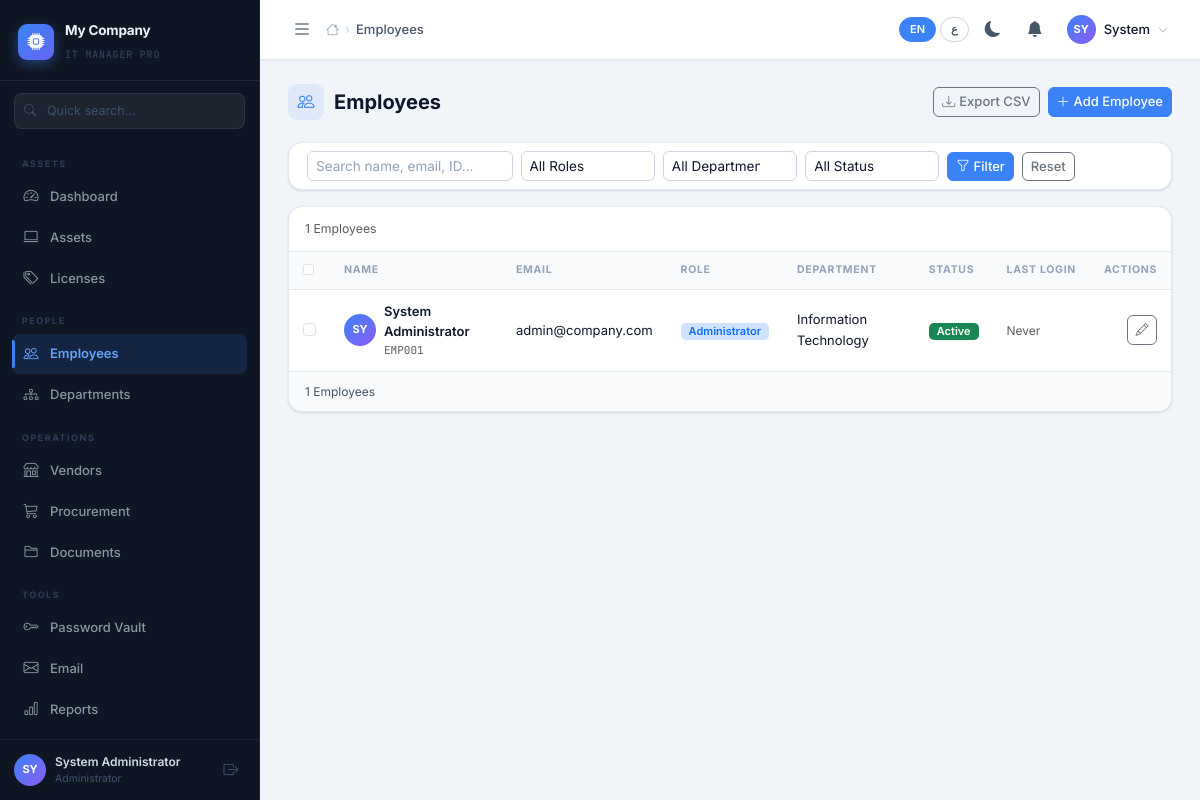
The page /pages/users.php (signed in) on the database its author committed.
### tables this page shows
CREATE TABLE IF NOT EXISTS `users` (
  `id`             INT UNSIGNED AUTO_INCREMENT PRIMARY KEY,
  `username`       VARCHAR(50)  NOT NULL UNIQUE,
  `email`          VARCHAR(150) NOT NULL UNIQUE,
  `password_hash`  VARCHAR(255) NOT NULL,
  `role_id`        INT UNSIGNED NOT NULL,
  `department_id`  INT UNSIGNED NULL,
  `full_name`      VARCHAR(150) NOT NULL,
  `phone`          VARCHAR(30),
  `job_title`      VARCHAR(100),
  `avatar`         VARCHAR(255),
  `employee_id`    VARCHAR(50)  UNIQUE,
  `status`         ENUM('active','inactive','suspended') DEFAULT 'active',
  `vault_key_hash` VARCHAR(255) NULL,
  `vault_salt`     VARCHAR(64)  NULL,
  `theme`          ENUM('light','dark') DEFAULT 'light',
  `language`       ENUM('en','ar')      DEFAULT 'en',
  `last_login`     TIMESTAMP NULL,
  `login_attempts` TINYINT  DEFAULT 0,
  `locked_until`   TIMESTAMP NULL,
  `created_at`     TIMESTAMP DEFAULT CURRENT_TIMESTAMP,
  `updated_at`     TIMESTAMP DEFAULT CURRENT_TIMESTAMP ON UPDATE CURRENT_TIMESTAMP,
  FOREIGN KEY (`role_id`)       REFERENCES `roles`(`id`),
  FOREIGN KEY (`department_id`) REFERENCES `departments`(`id`) ON DELETE SET NULL
);

CREATE TABLE IF NOT EXISTS `roles` (
  `id`          INT UNSIGNED AUTO_INCREMENT PRIMARY KEY,
  `name`        VARCHAR(50)  NOT NULL UNIQUE,
  `description` VARCHAR(255),
  `is_system`   TINYINT(1)   DEFAULT 0,
  `color`       VARCHAR(20)  DEFAULT 'primary',
  `created_at`  TIMESTAMP    DEFAULT CURRENT_TIMESTAMP
);

CREATE TABLE IF NOT EXISTS `departments` (
  `id`          INT UNSIGNED AUTO_INCREMENT PRIMARY KEY,
  `name`        VARCHAR(100) NOT NULL,
  `name_ar`     VARCHAR(100),
  `description` TEXT,
  `manager_id`  INT UNSIGNED NULL,
  `budget`      DECIMAL(15,2) DEFAULT 0,
  `created_at`  TIMESTAMP DEFAULT CURRENT_TIMESTAMP,
  `updated_at`  TIMESTAMP DEFAULT CURRENT_TIMESTAMP ON UPDATE CURRENT_TIMESTAMP
);

### pages/users.php (the view, shortened to what the rows shown need)
<?php
require_once __DIR__ . '/../includes/bootstrap.php';
$auth->requirePermission('users','view');
$page    = max(1,(int)($_GET['page']??1));
$where = []; $params = [];
$w = $where ? 'WHERE '.implode(' AND ',$where) : '';
$sql = "SELECT u.*, r.name as role_name, d.name as dept_name
        FROM users u
        LEFT JOIN roles r ON u.role_id=r.id
        LEFT JOIN departments d ON u.department_id=d.id
        $w ORDER BY u.full_name";
$pag = paginate($db,$sql,$params,$page);
include APP_ROOT . '/includes/header.php';
?>
<div class="page-header">
  <h1 class="page-title"><div class="title-icon"><i class="bi bi-people"></i></div> <?= h(__('emp_title')) ?></h1>
</div>
<div class="table-card">
  <div class="table-responsive">
    <table class="table" id="usersTable">
      <thead><tr>
        <th style="width:36px;"><input type="checkbox" class="form-check-input" id="selectAll"></th>
        <th><?= h(__('field_name')) ?></th>
        <th><?= h(__('field_email')) ?></th>
        <th><?= h(__('field_role')) ?></th>
        <th><?= h(__('field_department')) ?></th>
        <th><?= h(__('field_status')) ?></th>
        <th><?= h(__('field_last_login')) ?></th>
        <th class="text-end"><?= h(__('field_actions')) ?></th>
      </tr></thead>
      <tbody>
        <?php foreach($pag['records'] as $u): ?>
        <tr>
          <td><input type="checkbox" class="form-check-input row-cb" value="<?= $u['id'] ?>"></td>
          <td>
            <div class="d-flex align-items-center gap-2">
              <div style="width:32px;height:32px;border-radius:50%;background:linear-gradient(135deg,var(--primary),var(--purple));display:flex;align-items:center;justify-content:center;color:#fff;font-size:11px;font-weight:700;overflow:hidden;flex-shrink:0;">
                <?php if($u['avatar']&&file_exists(UPLOAD_DIR.'avatars/'.$u['avatar'])): ?><img src="<?=APP_URL?>/uploads/avatars/<?=h($u['avatar'])?>" style="width:100%;height:100%;object-fit:cover;"><?php else: ?><?=h(mb_strtoupper(mb_substr($u['full_name'],0,2)))?><?php endif;?>
              </div>
              <div>
                <div class="fw-semibold" style="font-size:13px;"><?= h($u['full_name']) ?></div>
                <?php if($u['employee_id']): ?><div class="mono text-muted" style="font-size:11px;"><?= h($u['employee_id']) ?></div><?php endif; ?>
              </div>
            </div>
          </td>
          <td style="font-size:13px;"><?= h($u['email']) ?></td>
          <td><span class="badge bg-primary-subtle text-primary"><?= h($u['role_name']) ?></span></td>
          <td style="font-size:13px;"><?= h($u['dept_name'] ?? '—') ?></td>
          <td><?= userStatusBadge($u['status']) ?></td>
          <td style="font-size:12px;"><?= $u['last_login'] ? formatDate($u['last_login']) : '<span class="text-muted">'.h(__('emp_never')).'</span>' ?></td>
          <td class="text-end">
            <?php if($auth->can('users','edit')): ?>
            <button class="btn btn-icon btn-sm btn-outline-secondary" onclick="editUser(<?= $u['id'] ?>)" title="<?= h(__('btn_edit')) ?>"><i class="bi bi-pencil"></i></button>
            <?php endif; ?>
          </td>
        </tr>
        <?php endforeach; ?>
      </tbody>
    </table>
  </div>
</div>
<?php include APP_ROOT . '/includes/footer.php'; ?>

### includes/header.php (shortened to what the rows shown need)
<?php
$currentUser = $auth->getUser();
$theme       = $auth->getTheme();
$lang        = $auth->getLang();
$isRTL       = ($lang === 'ar');
$dir         = $isRTL ? 'rtl' : 'ltr';
?>
<!DOCTYPE html>
<html lang="<?= h($lang) ?>" dir="<?= $dir ?>" data-bs-theme="<?= h($theme) ?>">
<head>
<link rel="stylesheet" href="https://cdn.jsdelivr.net/npm/bootstrap@5.3.3/dist/css/bootstrap.min.css">
<link rel="stylesheet" href="https://cdn.jsdelivr.net/npm/bootstrap-icons@1.11.3/font/bootstrap-icons.min.css">
<link rel="stylesheet" href="<?= APP_URL ?>/assets/css/app.css">
</head>
<body>
<aside class="sidebar" id="appSidebar">
  <div class="sidebar-footer">
    <a href="<?= APP_URL ?>/pages/profile.php" class="sb-user-link">
      <div class="sb-avatar">
        <?php if (!empty($currentUser['avatar']) && file_exists(UPLOAD_DIR.'avatars/'.$currentUser['avatar'])): ?>
          <img src="<?= APP_URL ?>/uploads/avatars/<?= h($currentUser['avatar']) ?>" alt="">
        <?php else: ?>
          <?= h(mb_strtoupper(mb_substr($currentUser['full_name'] ?? 'U', 0, 2))) ?>
        <?php endif; ?>
      </div>
      <div>
        <span class="sb-user-name"><?= h($currentUser['full_name']) ?></span>
        <span class="sb-user-role"><?= h($currentUser['role_name']) ?></span>
      </div>
    </a>
  </div>
</aside>
<div class="main-wrapper" id="mainWrapper">
  <header class="topbar">
    <div class="topbar-right">
      <div class="dropdown">
        <button class="tb-user-btn" data-bs-toggle="dropdown">
          <div class="tb-avatar">
            <?php if (!empty($currentUser['avatar']) && file_exists(UPLOAD_DIR.'avatars/'.$currentUser['avatar'])): ?>
              <img src="<?= APP_URL ?>/uploads/avatars/<?= h($currentUser['avatar']) ?>" alt="">
            <?php else: ?>
              <?= h(mb_strtoupper(mb_substr($currentUser['full_name']??'U',0,2))) ?>
            <?php endif; ?>
          </div>
          <span class="d-none d-md-inline"><?= h(explode(' ',$currentUser['full_name'])[0]) ?></span>
          <i class="bi bi-chevron-down" style="font-size:10px;color:var(--text-3)"></i>
        </button>
      </div>
    </div>
  </header>
  <main class="page-body">

### includes/functions.php (shortened to what the rows shown need)
<?php
$_ITSM_LANG = [];
function loadLang(string $lang = 'en'): void {
    $f = APP_ROOT . '/lang/' . ($lang === 'ar' ? 'ar' : 'en') . '.php';
    $_ITSM_LANG = file_exists($f) ? require $f : [];
}
function __(string $key, array $rep = []): string {
    global $_ITSM_LANG;
    $s = $_ITSM_LANG[$key] ?? $key;
    return $s;
}
function h(mixed $v): string { return htmlspecialchars((string)$v, ENT_QUOTES | ENT_SUBSTITUTE, 'UTF-8'); }
function paginate(PDO $db, string $sql, array $params, int $page = 1, int $per = PAGINATION_LIMIT): array {
    $countSql = preg_replace('/\s+ORDER\s+BY\s+.+$/is', '', $sql);
    $countSql = "SELECT COUNT(*) FROM ($countSql) AS _c";
    try { $cs = $db->prepare($countSql); $cs->execute($params); $total = (int)$cs->fetchColumn(); }
    catch (Throwable $e) { $total = 0; }
    $pages  = max(1, (int)ceil($total / $per));
    $page   = max(1, min($page, $pages));
    $offset = ($page - 1) * $per;
    $stmt   = $db->prepare($sql . " LIMIT $per OFFSET $offset");
    $stmt->execute($params);
    return ['records'=>$stmt->fetchAll(),'total'=>$total,'page'=>$page,'per_page'=>$per,'total_pages'=>$pages,'has_prev'=>$page>1,'has_next'=>$page<$pages];
}
function userStatusBadge(string $s): string {
    $m=['active'=>'success','inactive'=>'warning','suspended'=>'danger'];
    return '<span class="badge bg-'.($m[$s]??'secondary').'">'.h(ucfirst($s)).'</span>';
}

### rows shown on the page
users: full_name "SY", full_name "System Administrator", role.name "Administrator", full_name "System", employee "EMP001", email "admin@company.com", department.name "Information Technology", status "Active"

### other values the page prints
$companyName "My Company"
$label "ASSETS"
$name "Dashboard"
$name "Assets"
$name "Licenses"
$label "PEOPLE"
$name "Employees"
$name "Departments"
$label "OPERATIONS"
$name "Vendors"
$name "Procurement"
$name "Documents"
$label "TOOLS"
$name "Password Vault"
$name "Email"
